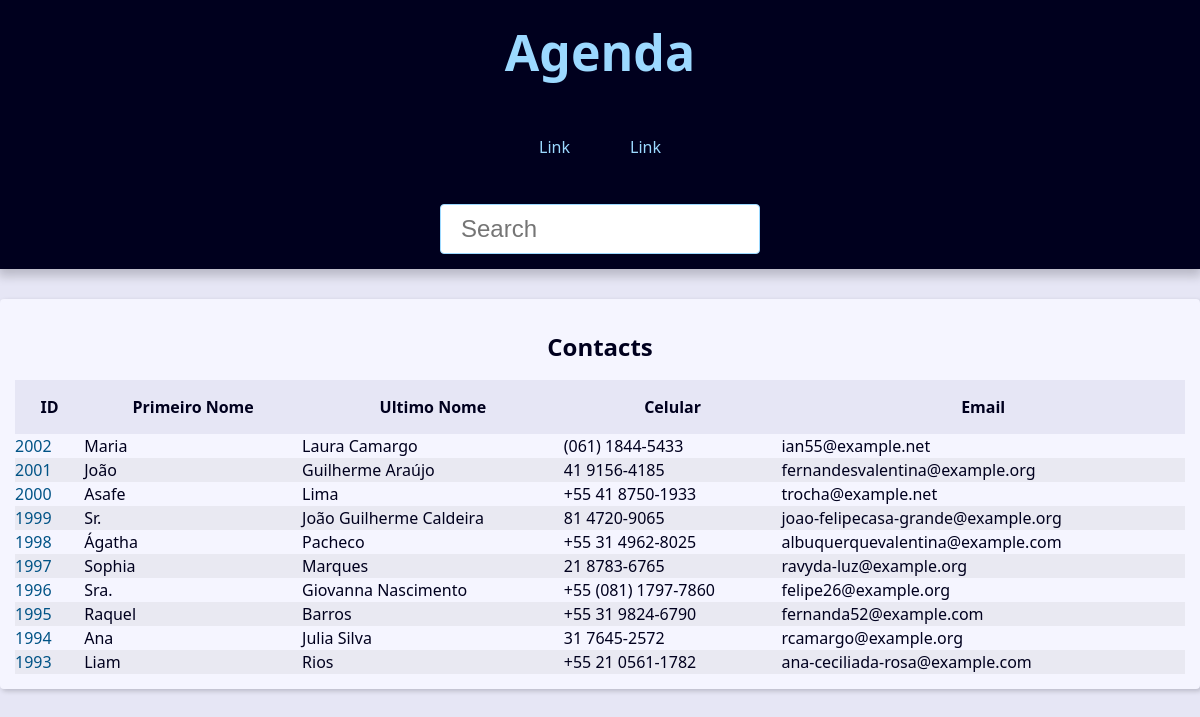
Before: / with the older database file.
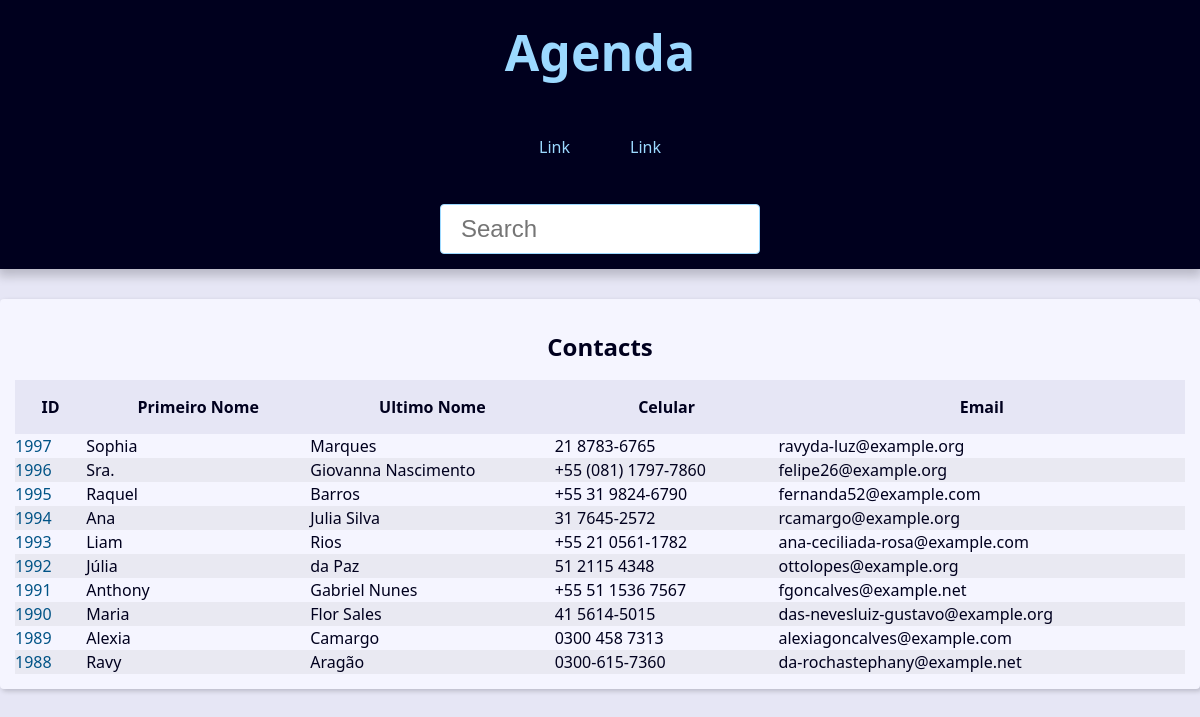
After: the same page with the newer database file.
### contact/models.py (models this page shows, shortened)
class Contact(models.Model):
    primeiro_nome = models.CharField(max_length=20)
    ultimo_nome = models.CharField(max_length=20, blank=True)
    celular = models.CharField(max_length=20)
    email = models.EmailField(max_length=255)
    created_date = models.DateTimeField(default=timezone.now)
    description = models.TextField(blank=True)
    show = models.BooleanField(default=True)
    picture = models.ImageField(blank=True, upload_to='pictures/%Y/%m')
    category = models.ForeignKey(Category, on_delete=models.SET_NULL, blank=True, null=True)
    owner = models.ForeignKey(User, on_delete=models.SET_NULL, blank=True, null=True)

### contact/views/contact_views.py (the view)
# urls.py: path('', views.index, name='index'),
def index(request):
    contacts = Contact.objects.filter(show=True).order_by('-id')[:10]
    context ={
        'contacts': contacts,
        'site_title': 'Contatos -',
    }
    return render(
        request,
        'contact/index.html',
        context
    )

### contact/templates/contact/index.html
{% extends "global/base.html" %}
{% block content %}
    <div class="responsive-table">
        <table class="contacts-table">
        <caption class="table-caption">
            Contacts
        </caption>
        <thead>
            <tr class="tablerow table-row-header">
                <th class="table-header">ID</th>
                <th class="table-header">Primeiro Nome</th>
                <th class="table-header">Ultimo Nome</th>
                <th class="table-header">Celular</th>
                <th class="table-header">Email</th>
            </tr>
        </thead>
        <tbody>
            {% for contact in contacts %}
                <tr class="table-row">
                    <td class="tablecel">
                        <a
                            href="{% url "contact:contact" contact.id %}"
                            class="table-link">
                            {{contact.id}}
                        </a>
                    </td>
                    <td class="tablecel">
                        {{contact.primeiro_nome}}
                    </td>
                    <td class="tablecel">
                        {{contact.ultimo_nome}}
                    </td>
                    <td class="tablecel">
                        {{contact.celular}}
                    </td>
                    <td class="tablecel">
                        {{contact.email}}
                    </td>
                </tr>
            {% endfor %}
        </tbody>
        </table>
    </div>
{% endblock content %}

Changed rows visible on the page:
no longer on this page (row edited): Contact: id "2002", primeiro_nome "Maria", ultimo_nome "Laura Camargo", celular "(061) 1844-5433", email "ian55@example.net"
no longer on this page (row edited): Contact: id "2001", primeiro_nome "João", ultimo_nome "Guilherme Araújo", celular "41 9156-4185", email "fernandesvalentina@example.org"
no longer on this page (row edited): Contact: id "2000", primeiro_nome "Asafe", ultimo_nome "Lima", celular "+55 41 8750-1933", email "trocha@example.net"
no longer on this page (row edited): Contact: id "1999", primeiro_nome "Sr.", ultimo_nome "João Guilherme Caldeira", celular "81 4720-9065", email "joao-felipecasa-grande@example.org"
no longer on this page (row edited): Contact: id "1998", primeiro_nome "Ágatha", ultimo_nome "Pacheco", celular "+55 31 4962-8025", email "albuquerquevalentina@example.com"
now on this page (row unchanged): Contact: id "1992", primeiro_nome "Júlia", ultimo_nome "da Paz", celular "51 2115 4348", email "ottolopes@example.org"
now on this page (row unchanged): Contact: id "1991", primeiro_nome "Anthony", ultimo_nome "Gabriel Nunes", celular "+55 51 1536 7567", email "fgoncalves@example.net"
now on this page (row unchanged): Contact: id "1990", primeiro_nome "Maria", ultimo_nome "Flor Sales", celular "41 5614-5015", email "das-nevesluiz-gustavo@example.org"
now on this page (row unchanged): Contact: id "1989", primeiro_nome "Alexia", ultimo_nome "Camargo", celular "0300 458 7313", email "alexiagoncalves@example.com"
now on this page (row unchanged): Contact: id "1988", primeiro_nome "Ravy", ultimo_nome "Aragão", celular "0300-615-7360", email "da-rochastephany@example.net"
